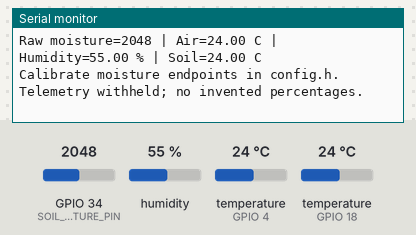
Simulated run of this sketch. Board: ESP32. Shown: the last lines printed to the serial monitor. The test bench sets the inputs (shaded band); at power-on: humidity 55 %, temperature (sensors on GPIO 18, GPIO 4) 24 °C, GPIO 34 (SOIL_MOISTURE_PIN) = 2048 (analog values on the 0–4095 scale). WiFi joins after 1.5 s; servers stay silent unless stated.

Above: at 10.8 s.
10.9 s: humidity set to 22 %
At 16.5 s:
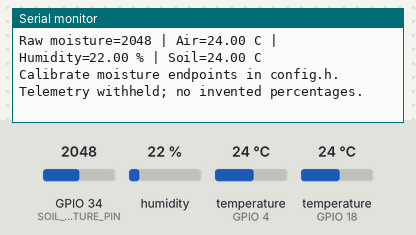
18.4 s: temperature (sensor on GPIO 18) set to 12 °C
At 21.8 s:
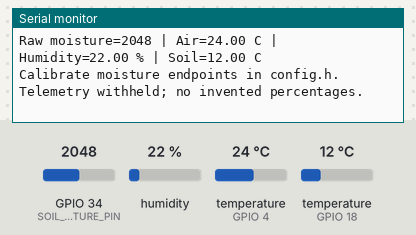
25.9 s: GPIO 34 (SOIL_MOISTURE_PIN) set to 1960
At 31.8 s:
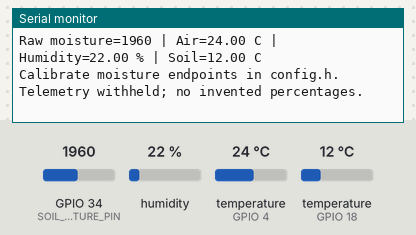
33.4 s: temperature (sensor on GPIO 4) set to 12 °C
At 36.4 s:
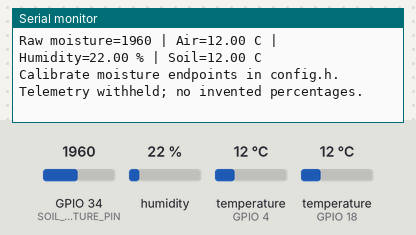
40.9 s: temperature (sensor on GPIO 18) set to 19 °C
At 46.5 s:
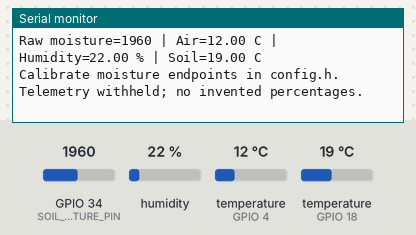
48.4 s: GPIO 34 (SOIL_MOISTURE_PIN) set to 2040
At 51.7 s:
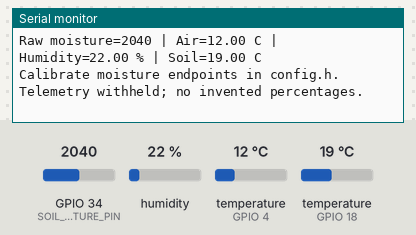
Timing chart, 0 to 53.2 s (numbered marks = the images above; inputs shaded):
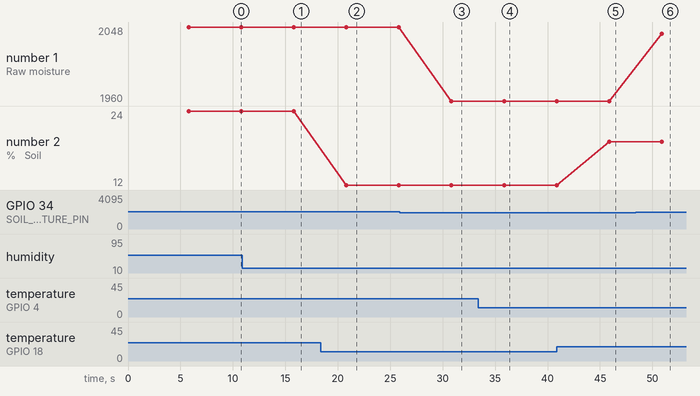

The sketch:

SmartAgric.ino
```cpp
// ESP32 -> your local Python server. No Blynk dependency.
// Libraries: DHT sensor library + Adafruit Unified Sensor, OneWire,
// DallasTemperature, ArduinoJson 7. Select your exact ESP32 board.
#include <WiFi.h>
#include <HTTPClient.h>
#include <DHT.h>
#include <OneWire.h>
#include <DallasTemperature.h>
#include <ArduinoJson.h>
#include "config.h"

DHT airSensor(DHT_PIN, DHT_MODEL);
OneWire oneWire(SOIL_TEMP_PIN);
DallasTemperature soilSensor(&oneWire);
bool pumpOn = false;
unsigned long lastTelemetry = 0, lastCommand = 0, lastCommandOK = 0;
bool commandSeen = false;

void setPump(bool on) {
  pumpOn = RELAY_CONFIGURED && on;
  if (RELAY_CONFIGURED) digitalWrite(RELAY_PIN, RELAY_ACTIVE_LOW ? !pumpOn : pumpOn);
}

void getCommand() {
  HTTPClient http;
  http.setConnectTimeout(1500);
  http.setTimeout(1500);
  http.begin(String(SERVER_URL) + "/api/command");
  http.addHeader("X-Device-Key", DEVICE_KEY);
  int code = http.GET();
  if (code == 200) {
    JsonDocument doc;
    if (!deserializeJson(doc, http.getString()) && doc["pump"].is<bool>()) {
      setPump(doc["pump"].as<bool>());
      lastCommandOK = millis();
      commandSeen = true;
    }
  }
  http.end();
}

void sendTelemetry() {
  const int raw = analogRead(SOIL_MOISTURE_PIN);
  const float temperature = airSensor.readTemperature();
  const float humidity = airSensor.readHumidity();
  soilSensor.requestTemperatures();
  const float soilTemperature = soilSensor.getTempCByIndex(0);
  Serial.printf("Raw moisture=%d | Air=%.2f C | Humidity=%.2f %% | Soil=%.2f C\n", raw, temperature, humidity, soilTemperature);
  if (!MOISTURE_CALIBRATED || MOISTURE_DRY_RAW == MOISTURE_WET_RAW) {
    Serial.println("Calibrate moisture endpoints in config.h. Telemetry withheld; no invented percentages.");
    return;
  }
  if (!isfinite(temperature) || !isfinite(humidity) || !isfinite(soilTemperature) ||
      humidity < 0 || humidity > 100 || temperature < -40 || temperature > 125 ||
      soilTemperature == DEVICE_DISCONNECTED_C || soilTemperature < -40 || soilTemperature > 125) {
    Serial.println("Invalid sensor reading. Check wiring, supply, sensor model and pull-ups. Packet withheld.");
    return;
  }
  float moisture = 100.0f * (raw - MOISTURE_DRY_RAW) / (MOISTURE_WET_RAW - MOISTURE_DRY_RAW);
  if (moisture < 0 || moisture > 100) Serial.println("Moisture raw reading outside calibration endpoints; percentage clamped.");
  moisture = constrain(moisture, 0.0f, 100.0f);
  JsonDocument doc;
  doc["soil_moisture"] = moisture;
  doc["soil_temperature"] = soilTemperature;
  doc["air_temperature"] = temperature;
  doc["humidity"] = humidity;
  doc["pump"] = pumpOn;
  doc["pump_available"] = bool(RELAY_CONFIGURED);
  doc["uptime_ms"] = millis();
  String payload;
  serializeJson(doc, payload);
  HTTPClient http;
  http.setConnectTimeout(1500);
  http.setTimeout(1500);
  http.begin(String(SERVER_URL) + "/api/telemetry");
  http.addHeader("Content-Type", "application/json");
  http.addHeader("X-Device-Key", DEVICE_KEY);
  int code = http.POST(payload);
  Serial.printf("Telemetry HTTP status: %d (200 = accepted)\n", code);
  http.end();
}

void setup() {
  Serial.begin(115200);
  if (RELAY_CONFIGURED) {
    digitalWrite(RELAY_PIN, RELAY_ACTIVE_LOW ? HIGH : LOW);
    pinMode(RELAY_PIN, OUTPUT);
    setPump(false);
  }
  analogReadResolution(12);
  airSensor.begin();
  soilSensor.begin();
  WiFi.mode(WIFI_STA);
  WiFi.setAutoReconnect(true);
  WiFi.begin(WIFI_SSID, WIFI_PASSWORD);
  Serial.println("Connecting to Wi-Fi. Sensor pins and calibration must match your hardware.");
}

void loop() {
  if (pumpOn && (!commandSeen || (unsigned long)(millis()-lastCommandOK) > 15000)) setPump(false);
  if (WiFi.status() != WL_CONNECTED) { setPump(false); delay(20); return; }
  unsigned long now = millis();
  if ((unsigned long)(now-lastCommand) >= 2000) { lastCommand = now; getCommand(); }
  if ((unsigned long)(now-lastTelemetry) >= 5000) { lastTelemetry = now; sendTelemetry(); }
  delay(10);
}
```

config.example.h
```cpp
#pragma once
// Copy to config.h. config.h is ignored by Git.
#define WIFI_SSID "YOUR_WIFI_NAME"
#define WIFI_PASSWORD "YOUR_WIFI_PASSWORD"
#define SERVER_URL "http://192.168.1.100:8000" // Computer LAN IP; never localhost.
#define DEVICE_KEY "REPLACE_WITH_YOUR_LOCAL_SERVER_KEY"
// EXAMPLE pins for a classic ESP32: change these to match your board and wiring.
#define DHT_PIN 4
#define DHT_MODEL DHT22
#define SOIL_TEMP_PIN 18
#define SOIL_MOISTURE_PIN 34 // ADC1 on classic ESP32; verify your board.
#define RELAY_PIN 26
#define RELAY_ACTIVE_LOW true
#define RELAY_CONFIGURED false // Verify relay wiring/active level before enabling.
#define MOISTURE_DRY_RAW 3000 // Replace with your measured dry raw ADC value.
#define MOISTURE_WET_RAW 1200 // Replace with your measured wet raw ADC value.
#define MOISTURE_CALIBRATED false // Set true only after measuring both endpoints.
```

Measured:
- after the input at 10.9 s, the serial monitor: prints a new line after 4.9 s (image 1)
- after the input at 18.4 s, the serial monitor: prints a new line after 2.4 s (image 2)
- after the input at 25.9 s, the serial monitor: prints a new line after 4.9 s (image 3)
- after the input at 33.4 s, the serial monitor: prints a new line after 2.5 s (image 4)
- after the input at 40.9 s, the serial monitor: prints a new line after 5.0 s (image 5)
- after the input at 48.4 s, the serial monitor: prints a new line after 2.5 s (image 6)
- plotted number 1: 2048 → 1960 after the input at 25.9 s, 1960 → 2040 after the input at 48.4 s
- plotted number 2: 24 → 12 after the input at 18.4 s, 12 → 19 after the input at 40.9 s
